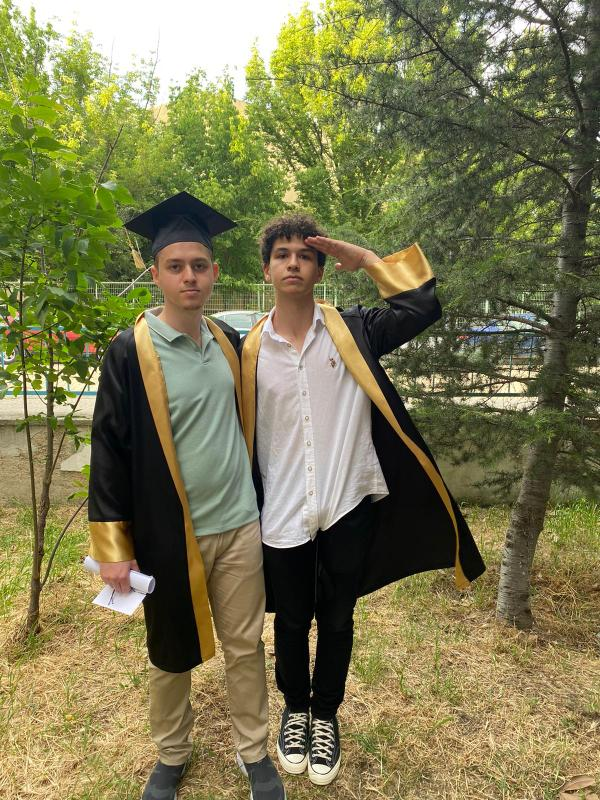
#> input picture Resimler/2 (68).jpg, 600 x 800 px, found by its file name
$ python '30HogİleYakalama.py'
#> lines starting #> are read from the running program, lines starting #| are printed output that depends on the picture
import cv2
import numpy as np

img = cv2.imread("2 (68).jpg")
#> img is the input picture: shape (800, 600, 3); mean B, G, R 81.2, 120.6, 123.7

# Görüntüyü yeniden boyutlandır
height, width, _ = img.shape
#> height = 800; width = 600
new_height = 600  # İstediğiniz yeni yükseklik
new_width = int((new_height / height) * width)
#> new_width = 450
img_resized = cv2.resize(img, (new_width, new_height))

# HOG dedektörü
hog = cv2.HOGDescriptor()
hog.setSVMDetector(cv2.HOGDescriptor_getDefaultPeopleDetector())

# HOG dedektörü ile nesne tespiti
rects, weights = hog.detectMultiScale(img_resized, winStride=(4, 4), padding=(8, 8), scale=1.25)
#> rects = [[133, 224, 64, 128]]; weights = [0.574]

# Tespit edilen nesneleri çiz
for x, y, w, h in rects:
    cv2.rectangle(img_resized, (x, y), (x+w, y+h), (0, 255, 0), 2)
#> this loop made 1 pass
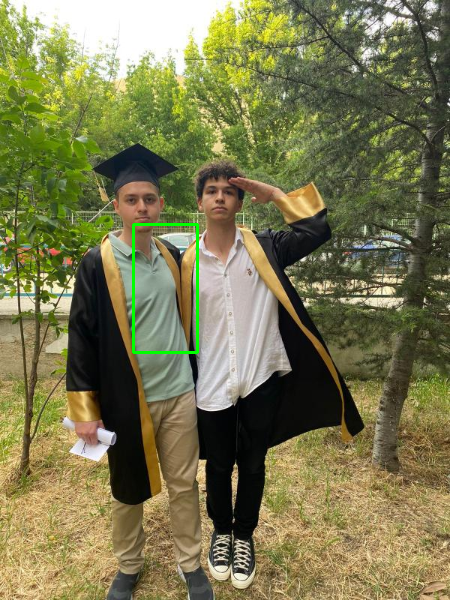
#> img_resized: shape (600, 450, 3); mean B, G, R 80.6, 121, 123

# Sonucu göster
cv2.imshow("Nesne Tespiti", img_resized)
cv2.waitKey(0)
cv2.destroyAllWindows()
